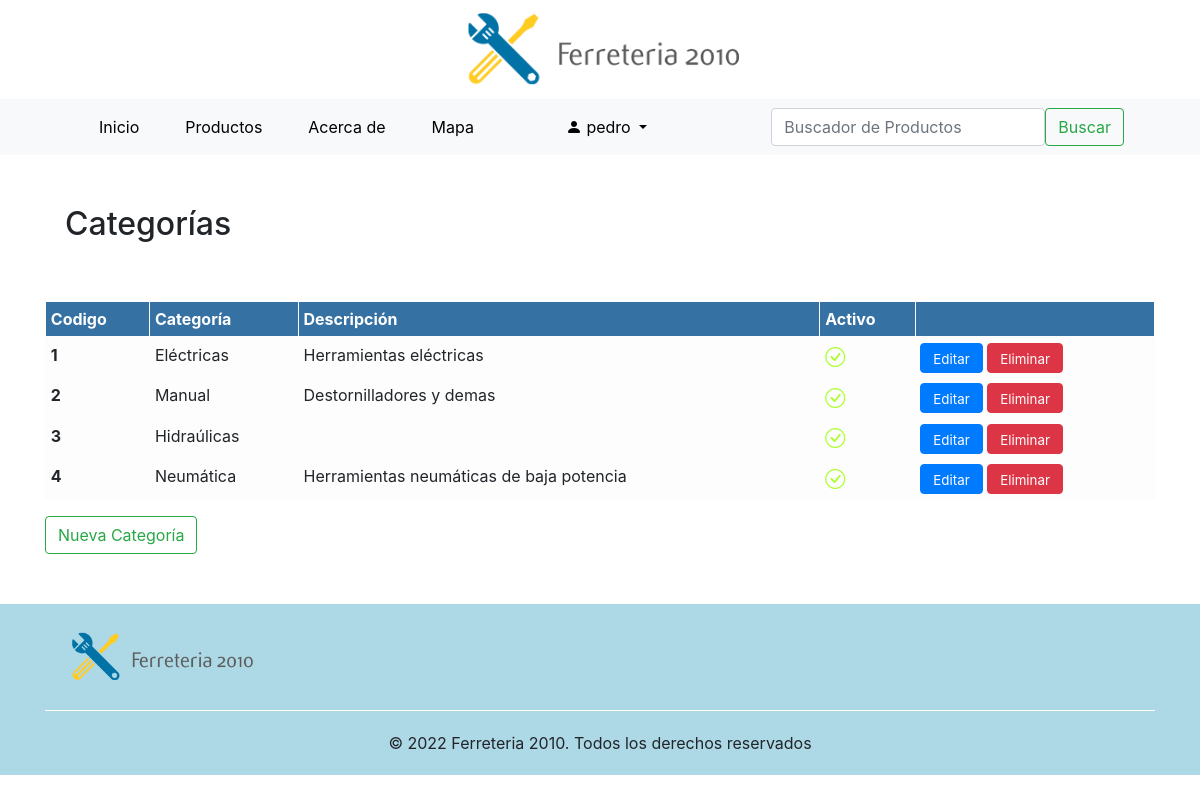
The app's page /categorias/tipos/ (signed in) with its own data.
### categorias/models.py (models this page shows, shortened)
class Tipo(models.Model):
    categoria = models.CharField(max_length=100, unique=True)
    descripcion = models.CharField(max_length=200, blank=True, default='')
    active = models.BooleanField(default=True)
    class Meta:
        verbose_name = 'Tipo'
        verbose_name_plural = 'Tipos'

### categorias/views.py (the view)
# urls.py: path('tipos/', list_tipo, name='tipos'),
def list_tipo(request):
    if request.user.is_authenticated:
        tipos = Tipo.objects.all().order_by('id')
        context = paginator(request, tipos, 6)
        return render(request, 'categorias/tipos.html', context=context)
    else:
        return redirect('index')

### django_base/functions.py (called while the page is built)
def usuario_logueado(request):
    if request.user.is_authenticated:
        username  = request.user.username
        id_usuario = User.objects.filter(username__icontains = username).values('id')
        lista_grupo = list(Group.objects.filter(user__in = id_usuario).values_list('name', flat=True))
        for grupo in lista_grupo:
            if grupo == 'Ferreteria':
                return True
            else:
                return False
    else:
        return False

def paginator(request, object, item):
    grupo = usuario_logueado(request)
    pag = request.GET.get('page', 1)
    paginator = Paginator(object, item)
    try:
        resultados = paginator.page(pag)
    except PageNotAnInteger:
        resultados = paginator.page(1)
    except EmptyPage:
        resultados = paginator.page(paginator.num_pages)
    context = {'object_list':resultados, 'grupo':grupo}
    return context

### templates/categorias/tipos.html (shortened to what this page needs)
{% extends 'base.html' %}
{% load static %}
{% block contenido %}
<div class="titulo_seccion"><h2>Categorías</h2></div>
<div class="table-responsive-xl">
<table class="table table-hover table-light table-bordered table-sm" width="Auto">
    <thead>
      <tr>
        <th scope="col">Codigo</th>
        <th scope="col">Categoría</th>
        <th scope="col">Descripción</th>
        <th scope="col">Activo</th>
        <th scope="col"></th>
      </tr>
    </thead>
    <tbody>
        {% for tipo in object_list %}
            <tr>
            <th scope="row">{{tipo.id}}</th>
            <td>{{ tipo.categoria }}</td>
            <td>{{tipo.descripcion}}</td>
            {% if tipo.active == True %}
                <td style="width: Auto; font-size: small"><i class="bi bi-check-circle" style="text-align:right; font-size:20px; color:greenyellow"></i></td>
            {% else %}
                <td style="width: Auto; font-size: small"><i class="bi bi-x-circle" style="text-align:right; font-size:20px; color:red"></i></td>
            {% endif %}
            <td>
                <a href="/categorias/update-tipo/{{tipo.id}}" class="btn btn-primary" style="width: Auto; height: 30px ;font-size: smaller">Editar</a>
                <a href="/categorias/delete-tipo/{{tipo.id}}" class="btn btn-danger" style="width: Auto; height: 30px; font-size: smaller">Eliminar</a></td>
            </tr>
        {% endfor%}
    </tbody>
  </table>
</div class="text-right">
  <a href="/categorias/create-tipo" class="btn btn-outline-success">Nueva Categoría </a>
</div>
{% endblock %}

### templates/base.html (shortened to what this page needs)
<!DOCTYPE html>
<html lang="en">
<head>
    {% load static %}
    <link rel="stylesheet" href="https://cdn.jsdelivr.net/npm/bootstrap@4.6.1/dist/css/bootstrap.min.css">
    <link rel="stylesheet" href="https://cdn.jsdelivr.net/npm/bootstrap-icons@1.8.3/font/bootstrap-icons.css">
    <link rel="stylesheet" href="{% static 'assets/css/custom.css' %}">
  </head>
<body>
  <div class="logo"><a href="\" style="cursor: auto;"><img src="{% static 'assets/images/logo.png' %}" alt="Ferreteria 2010" width="300px"></a></div>
  <header style="background-color:#f8f9fa">
    <div class="container" >
        <nav class="navbar navbar-expand-lg bg-light">
            <div class="container-fluid">
              <div class="collapse navbar-collapse" id="navbarSupportedContent">
                <ul class="navbar-nav me-auto mb-2 mb-lg-0">
                  <li class="nav-item {% block nav_inicio_activo %}{% endblock %}">
                    <a class="nav-link" aria-current="page" href="\">Inicio</a>
                  </li>
                  <li class="nav-item {% block nav_productos_activo %}{% endblock %}">
                    <a class="nav-link" href="/productos/">Productos</a>
                  </li>
                  <li class="nav-item {% block nav_about_activo %}{% endblock %}">
                    <a class="nav-link" aria-current="page" href="/about">Acerca de</a>
                  </li>
                  <li class="nav-item {% block nav_map_activo %}{% endblock %}">
                    <a class="nav-link" aria-current="page" href="/map">Mapa</a>
                  </li>
                  {% if request.user.is_authenticated %}
                  <li class="nav-item {% block nav_usuario %}{% endblock %}">
                    <a class="nav-link" href="/accounts/profile/"></a>
                  </li>
                  <li class="nav-item dropdown {% block nav_usuario_activo %}{% endblock %}">
                    <a class="nav-link dropdown-toggle" href="#" id="navbarDropdown" role="button" data-bs-toggle="dropdown" aria-expanded="false">
                       <i class="bi bi-person-fill"></i> {{request.user.username}}
                    </a>
                  </li>
                  {% else %}
                  <li class="nav-item {% block nav_login_activo %}{% endblock %}">
                    <a class="nav-link" href="/accounts/login/">Iniciar Sesión</a>
                  </li>
                  {% endif %}
                </ul>
              </div>
              <div>
                <form class="d-flex" role="search" action = "/productos/search-product/" method="GET">
                  <input class="form-control me-2" type="text" placeholder="Buscador de Productos" aria-label="Search"  name = 'search'>
                  <button class="btn btn-outline-success" type="submit">Buscar</button>
                </form>
              </div>
            </div>
        </nav>
    </div>
  </header>
  <div class="container" style="overflow: hidden;">
    {% block contenido %}
    {% endblock %}
  <footer class="footer">
    <div class="container">
      <div class="row align-items-start" style="margin: 20px 0px;">
        <div class="col">
          <img src="{% static 'assets/images/logo.png' %}" alt="Ferreteria 2010" width="200px">
        </div>
      </div>
      <div style="text-align: center; padding: 20px 0px; border-top: 1px solid #fff;">
        © 2022  Ferreteria 2010. Todos los derechos reservados
      </div>
    </div>
  </footer>
</body>
</html>

### productos/static/assets/css/custom.css (style rules this page uses)
.titulo_seccion { border-radius: 1px solid #cecece; padding: 20px; margin: 30px 0px; }
.logo { width: 100%; text-align: center; }
.navbar-nav li { margin: 0px 15px }
.navbar-nav a { color: #000; }
.footer { background-color:lightblue; overflow: hidden; margin-top: 50px; }
.row { margin: 40px 10px; }
.table-bordered { border: 1px solid #000 !important; }
.table-bordered thead { background-color: #3671a3; color: #fff; }

### records on screen
Tipo: id "1", categoria "Eléctricas", descripcion "Herramientas eléctricas", active True (drawn)
Tipo: id "2", categoria "Manual", descripcion "Destornilladores y demas", active True (drawn)
Tipo: id "3", categoria "Hidraúlicas", active True (drawn)
Tipo: id "4", categoria "Neumática", descripcion "Herramientas neumáticas de baja potencia", active True (drawn)

### other values on screen
{{ request.user.username }} "pedro"
